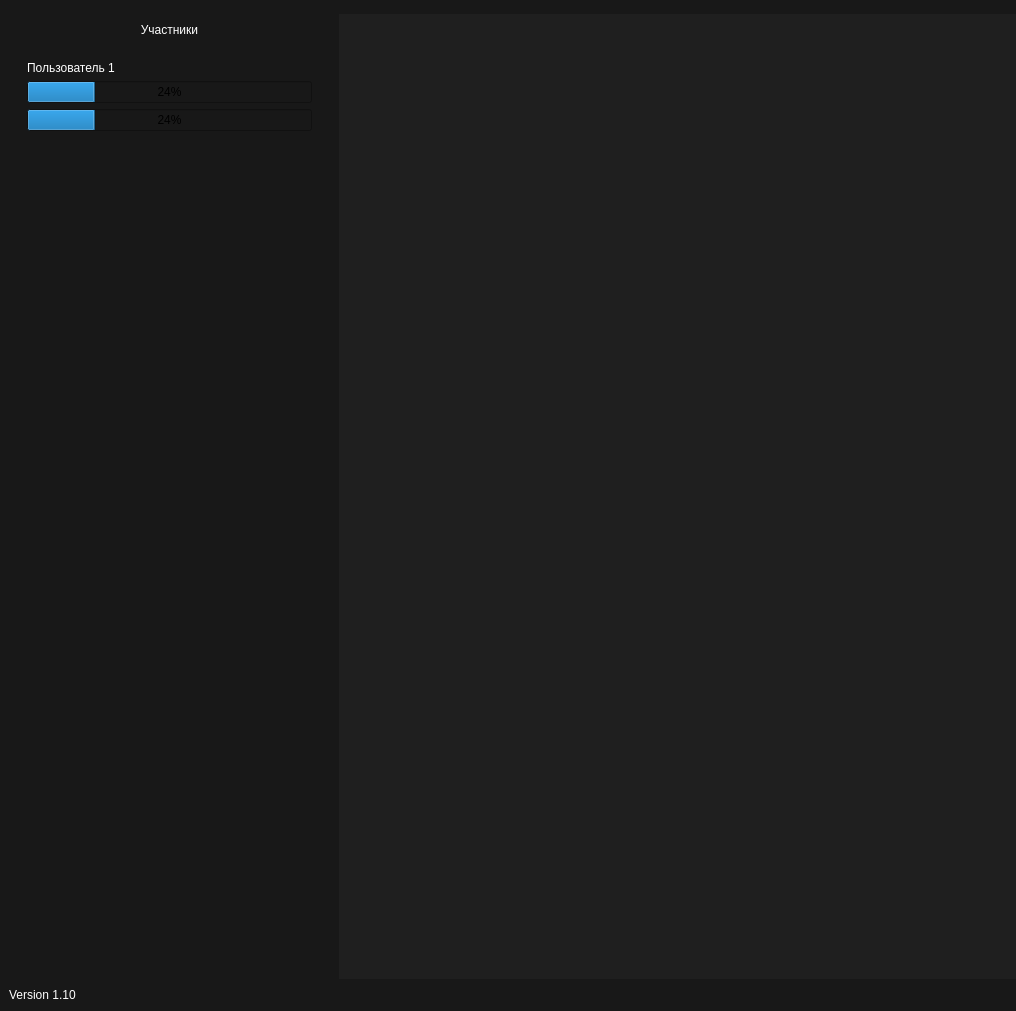
<?xml version="1.0" encoding="UTF-8"?>
<ui version="4.0">
 <class>Form</class>
 <widget class="QWidget" name="Form">
  <property name="geometry">
   <rect>
    <x>0</x>
    <y>0</y>
    <width>1016</width>
    <height>1011</height>
   </rect>
  </property>
  <property name="windowTitle">
   <string>Form</string>
  </property>
  <property name="styleSheet">
   <string notr="true">background-color: rgb(31, 31, 31)</string>
  </property>
  <layout class="QVBoxLayout" name="verticalLayout">
   <property name="spacing">
    <number>0</number>
   </property>
   <property name="leftMargin">
    <number>0</number>
   </property>
   <property name="topMargin">
    <number>0</number>
   </property>
   <property name="rightMargin">
    <number>0</number>
   </property>
   <property name="bottomMargin">
    <number>0</number>
   </property>
   <item alignment="Qt::AlignTop">
    <widget class="QWidget" name="top" native="true">
     <property name="styleSheet">
      <string notr="true">background-color: rgb(24, 24, 24)</string>
     </property>
     <layout class="QHBoxLayout" name="horizontalLayout">
      <property name="spacing">
       <number>0</number>
      </property>
      <property name="leftMargin">
       <number>0</number>
      </property>
      <property name="topMargin">
       <number>0</number>
      </property>
      <property name="rightMargin">
       <number>0</number>
      </property>
      <property name="bottomMargin">
       <number>0</number>
      </property>
      <item>
       <widget class="QWidget" name="widget_4" native="true"/>
      </item>
      <item>
       <widget class="QWidget" name="widget_5" native="true">
        <layout class="QHBoxLayout" name="horizontalLayout_4">
         <property name="spacing">
          <number>0</number>
         </property>
         <property name="leftMargin">
          <number>0</number>
         </property>
         <property name="topMargin">
          <number>0</number>
         </property>
         <property name="rightMargin">
          <number>0</number>
         </property>
         <property name="bottomMargin">
          <number>0</number>
         </property>
         <item>
          <widget class="QLabel" name="label">
           <property name="styleSheet">
            <string notr="true">color: rgb(255, 255, 255);
font:16pt &quot;Consolas&quot;;
</string>
           </property>
           <property name="text">
            <string/>
           </property>
           <property name="alignment">
            <set>Qt::AlignCenter</set>
           </property>
          </widget>
         </item>
        </layout>
       </widget>
      </item>
      <item>
       <widget class="QWidget" name="widget_6" native="true"/>
      </item>
     </layout>
    </widget>
   </item>
   <item>
    <widget class="QWidget" name="middle" native="true">
     <property name="sizePolicy">
      <sizepolicy hsizetype="Preferred" vsizetype="Expanding">
       <horstretch>0</horstretch>
       <verstretch>0</verstretch>
      </sizepolicy>
     </property>
     <layout class="QHBoxLayout" name="horizontalLayout_2">
      <property name="spacing">
       <number>0</number>
      </property>
      <property name="leftMargin">
       <number>0</number>
      </property>
      <property name="topMargin">
       <number>0</number>
      </property>
      <property name="rightMargin">
       <number>0</number>
      </property>
      <property name="bottomMargin">
       <number>0</number>
      </property>
      <item>
       <widget class="QWidget" name="persons" native="true">
        <property name="enabled">
         <bool>true</bool>
        </property>
        <property name="sizePolicy">
         <sizepolicy hsizetype="Preferred" vsizetype="Expanding">
          <horstretch>0</horstretch>
          <verstretch>0</verstretch>
         </sizepolicy>
        </property>
        <property name="styleSheet">
         <string notr="true">background-color: rgb(24, 24, 24)</string>
        </property>
        <layout class="QVBoxLayout" name="verticalLayout_2">
         <item>
          <widget class="QLabel" name="label_3">
           <property name="styleSheet">
            <string notr="true">color: rgb(255, 255, 255);
font:16pt &quot;Consolas&quot;;
</string>
           </property>
           <property name="text">
            <string>Участники</string>
           </property>
           <property name="alignment">
            <set>Qt::AlignCenter</set>
           </property>
          </widget>
         </item>
         <item>
          <widget class="QWidget" name="widget" native="true">
           <layout class="QHBoxLayout" name="horizontalLayout_7">
            <item>
             <widget class="QWidget" name="widget_2" native="true">
              <property name="sizePolicy">
               <sizepolicy hsizetype="Preferred" vsizetype="Preferred">
                <horstretch>0</horstretch>
                <verstretch>0</verstretch>
               </sizepolicy>
              </property>
              <layout class="QVBoxLayout" name="verticalLayout_3">
               <item>
                <widget class="QLabel" name="label_4">
                 <property name="styleSheet">
                  <string notr="true">color: rgb(255, 255, 255);
font:16pt &quot;Consolas&quot;;
</string>
                 </property>
                 <property name="text">
                  <string>Пользователь 1</string>
                 </property>
                </widget>
               </item>
               <item>
                <widget class="QProgressBar" name="progressBar">
                 <property name="sizePolicy">
                  <sizepolicy hsizetype="Preferred" vsizetype="Minimum">
                   <horstretch>0</horstretch>
                   <verstretch>0</verstretch>
                  </sizepolicy>
                 </property>
                 <property name="value">
                  <number>24</number>
                 </property>
                </widget>
               </item>
               <item>
                <widget class="QProgressBar" name="progressBar_2">
                 <property name="sizePolicy">
                  <sizepolicy hsizetype="Preferred" vsizetype="Fixed">
                   <horstretch>0</horstretch>
                   <verstretch>0</verstretch>
                  </sizepolicy>
                 </property>
                 <property name="value">
                  <number>24</number>
                 </property>
                </widget>
               </item>
               <item>
                <spacer name="verticalSpacer">
                 <property name="orientation">
                  <enum>Qt::Vertical</enum>
                 </property>
                 <property name="sizeHint" stdset="0">
                  <size>
                   <width>20</width>
                   <height>40</height>
                  </size>
                 </property>
                </spacer>
               </item>
              </layout>
             </widget>
            </item>
           </layout>
          </widget>
         </item>
        </layout>
       </widget>
      </item>
      <item>
       <widget class="QWidget" name="widget_8" native="true"/>
      </item>
      <item>
       <widget class="QWidget" name="widget_9" native="true">
        <layout class="QHBoxLayout" name="horizontalLayout_6"/>
       </widget>
      </item>
     </layout>
    </widget>
   </item>
   <item alignment="Qt::AlignBottom">
    <widget class="QWidget" name="bottom" native="true">
     <property name="styleSheet">
      <string notr="true">background-color: rgb(24, 24, 24)</string>
     </property>
     <layout class="QHBoxLayout" name="horizontalLayout_3">
      <property name="spacing">
       <number>0</number>
      </property>
      <property name="leftMargin">
       <number>0</number>
      </property>
      <property name="topMargin">
       <number>0</number>
      </property>
      <property name="rightMargin">
       <number>0</number>
      </property>
      <property name="bottomMargin">
       <number>0</number>
      </property>
      <item>
       <widget class="QWidget" name="widget_10" native="true">
        <layout class="QHBoxLayout" name="horizontalLayout_5">
         <item>
          <widget class="QLabel" name="label_2">
           <property name="styleSheet">
            <string notr="true">color: rgb(255, 255, 255);
font:16pt &quot;Consolas&quot;;
</string>
           </property>
           <property name="text">
            <string>Version 1.10</string>
           </property>
          </widget>
         </item>
        </layout>
       </widget>
      </item>
      <item>
       <widget class="QWidget" name="widget_11" native="true"/>
      </item>
      <item>
       <widget class="QWidget" name="widget_12" native="true"/>
      </item>
     </layout>
    </widget>
   </item>
  </layout>
 </widget>
 <resources/>
 <connections/>
</ui>
